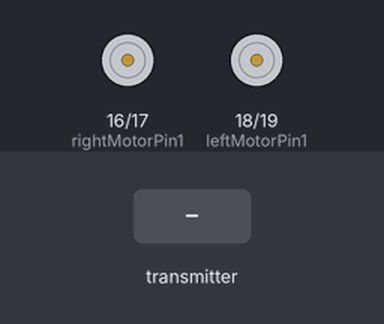
A sketch run on a simulated ESP32. On the bench: motor-driver pin pairs drawn as motors (green arrow = first pin HIGH = forward, orange = second pin HIGH = backward, longer = more drive, scaled by the enable pin). The test bench sets the inputs (shaded band).

Above: at 3.2 s.
3.3 s: the transmitter starts sending lr = 0
At 3.6 s:
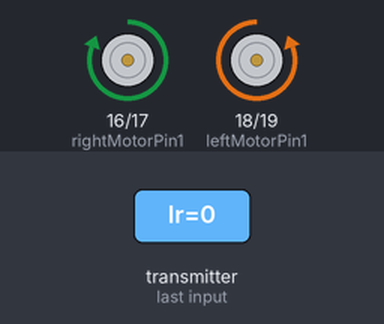
4.8 s: the transmitter starts sending ud = 0
At 6.0 s:
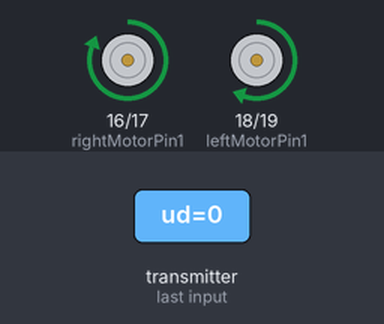
6.3 s: the transmitter starts sending lr = 1024
At 7.5 s:
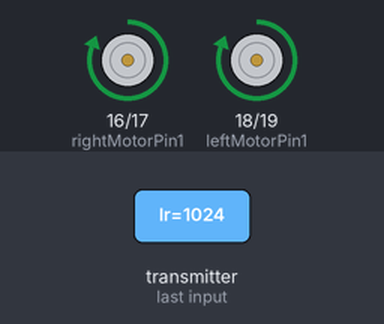
7.8 s: the transmitter starts sending ud = 2048
At 8.3 s:
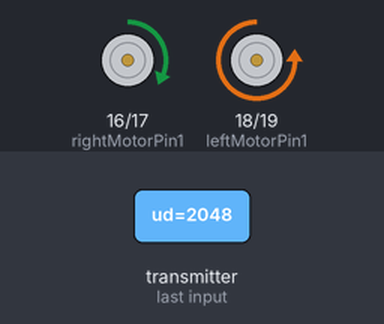
9.3 s: the transmitter starts sending lr = 2048
At 9.7 s:
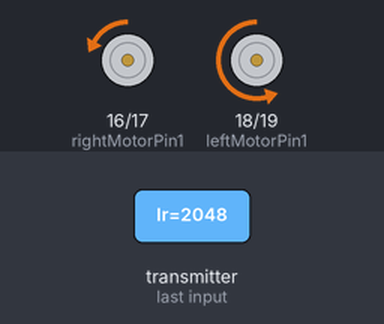
10.8 s: the transmitter starts sending ud = 1024
At 11.1 s:
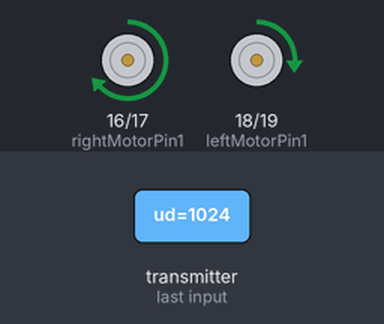
Timing chart, 0 to 13.3 s (numbered marks = the images above; inputs shaded):
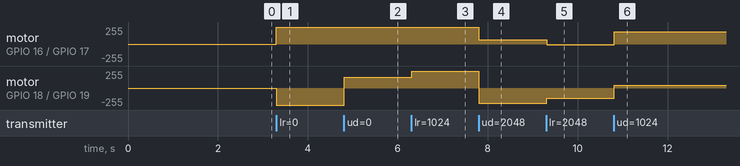

The sketch:

bot_code.ino
```cpp
#include <esp_now.h>
#include <WiFi.h>

unsigned long lastRecvTime = 0;

// Right motor
int enableRightMotor = 22;
int rightMotorPin1 = 16;
int rightMotorPin2 = 17;

// Left motor
int enableLeftMotor = 23;
int leftMotorPin1 = 18;
int leftMotorPin2 = 19;

// PWM setup
const int PWMFreq = 1000;
const int PWMResolution = 8;

void setupPWM()
{
  ledcAttach(enableRightMotor, PWMFreq, PWMResolution);
  ledcAttach(enableLeftMotor, PWMFreq, PWMResolution);
}

#define MAX_MOTOR_SPEED 200  // keep slightly lower for stability


typedef struct struct_message {
  int lr;
  int ud;
} struct_message;

struct_message incomingData={1930,1874};

  void OnDataRecv(const esp_now_recv_info_t * info, const uint8_t *incomingDataBytes, int len) {
    memcpy(&incomingData, incomingDataBytes, sizeof(incomingData));
  lastRecvTime = millis();
}

void stopMotors()
{
  digitalWrite(rightMotorPin1, LOW);
  digitalWrite(rightMotorPin2, LOW);
  digitalWrite(leftMotorPin1, LOW);
  digitalWrite(leftMotorPin2, LOW);
  ledcWrite(enableRightMotor, 0);
  ledcWrite(enableLeftMotor, 0);
}

void setup() {
  // put your setup code here, to run once:
  pinMode(rightMotorPin1, OUTPUT);
  pinMode(rightMotorPin2, OUTPUT);
  pinMode(leftMotorPin1, OUTPUT);
  pinMode(leftMotorPin2, OUTPUT);
  stopMotors();
  setupPWM();
  delay(2000);
  WiFi.mode(WIFI_STA);
  WiFi.setTxPower(WIFI_POWER_11dBm);
    if (esp_now_init() != ESP_OK) return;
    esp_now_register_recv_cb(OnDataRecv);
    lastRecvTime = millis();


}

void loop() {
  // --- FAILSAFE: Check for lost connection ---
  // If it has been more than 500ms since we last received a packet, STOP.
  if (millis() - lastRecvTime > 500) {
      stopMotors();
      return; // This forces the loop to restart, skipping the movement math below
  }

  int y_power = 0;
  int x_power = 0;

  // calulate ofrward back speed
  if (incomingData.ud > 2000) {
      y_power = map(incomingData.ud, 2000, 4095, 80, 255);
  } else if (incomingData.ud < 1700) {
      y_power = map(incomingData.ud, 1700, 550, 80, -255); // Notice the negative -255!
  }

  //calculate left right speed
  if (incomingData.lr > 2000) {
      // Pushing Left
      x_power = map(incomingData.lr, 2000, 4000, 80, -255);
  } else if (incomingData.lr < 1700) {
      // Pushing Right
      x_power = map(incomingData.lr, 1700, 0, 80, 255);
  }

  // motor mixing
  int left_speed = -y_power - x_power;
  int right_speed = -y_power + x_power;

  // setting motor direction
  if (left_speed >= 0) {
      digitalWrite(leftMotorPin1, HIGH);
      digitalWrite(leftMotorPin2, LOW);
  } else {
      digitalWrite(leftMotorPin1, LOW);
      digitalWrite(leftMotorPin2, HIGH);
  }

  if (right_speed >= 0) {
      digitalWrite(rightMotorPin1, HIGH);
      digitalWrite(rightMotorPin2, LOW);
  } else {
      digitalWrite(rightMotorPin1, LOW);
      digitalWrite(rightMotorPin2, HIGH);
  }

  // cleaning up speed values
  left_speed = constrain(abs(left_speed), 0, 255);
  right_speed = constrain(abs(right_speed), 0, 255);

  // send final speed to motor
  ledcWrite(enableLeftMotor, left_speed);
  ledcWrite(enableRightMotor, right_speed);
  delay(20); // Quick delay for smooth response
}
```

Measured:
- after the input at 3.3 s, motor on GPIO 16 (rightMotorPin1) / GPIO 17 (rightMotorPin2): stopped → forward 255/255 at once; motor on GPIO 18 (leftMotorPin1) / GPIO 19 (leftMotorPin2): stopped → backward 255/255 at once
- after the input at 4.8 s, motor on GPIO 18 (leftMotorPin1) / GPIO 19 (leftMotorPin2): backward 255/255 → forward 159/255 at once
- after the input at 6.3 s, motor on GPIO 18 (leftMotorPin1) / GPIO 19 (leftMotorPin2): forward 159/255 → forward 255/255 at once
- after the input at 7.8 s, motor on GPIO 16 (rightMotorPin1) / GPIO 17 (rightMotorPin2): forward 255/255 → forward 65/255 at once; motor on GPIO 18 (leftMotorPin1) / GPIO 19 (leftMotorPin2): forward 255/255 → backward 232/255 at once
- after the input at 9.3 s, motor on GPIO 16 (rightMotorPin1) / GPIO 17 (rightMotorPin2): forward 65/255 → backward 12/255 at once; motor on GPIO 18 (leftMotorPin1) / GPIO 19 (leftMotorPin2): backward 232/255 → backward 155/255 at once
- after the input at 10.8 s, motor on GPIO 16 (rightMotorPin1) / GPIO 17 (rightMotorPin2): backward 12/255 → forward 187/255 at once; motor on GPIO 18 (leftMotorPin1) / GPIO 19 (leftMotorPin2): backward 155/255 → forward 44/255 at once
